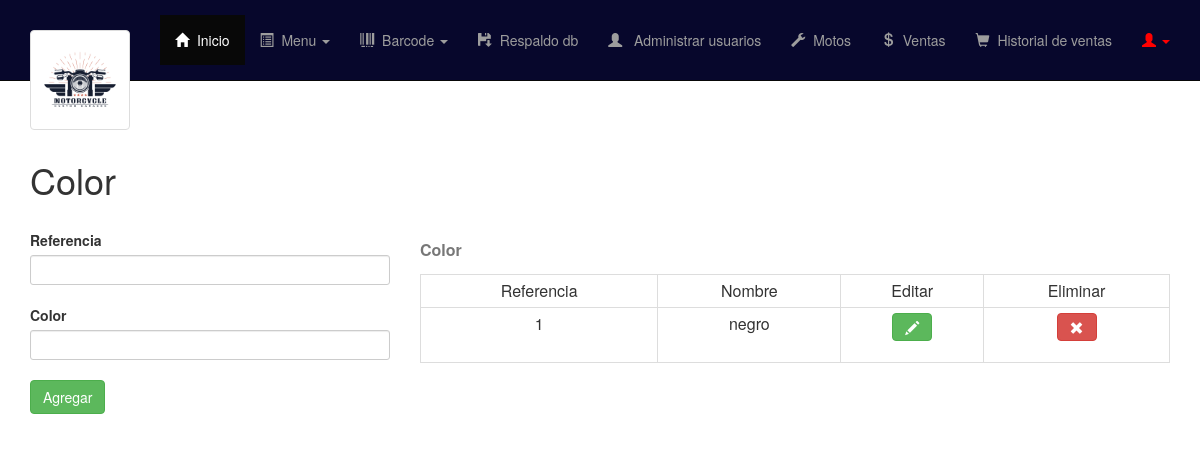
The app's page /vist/admin/color.php (signed in), older data.
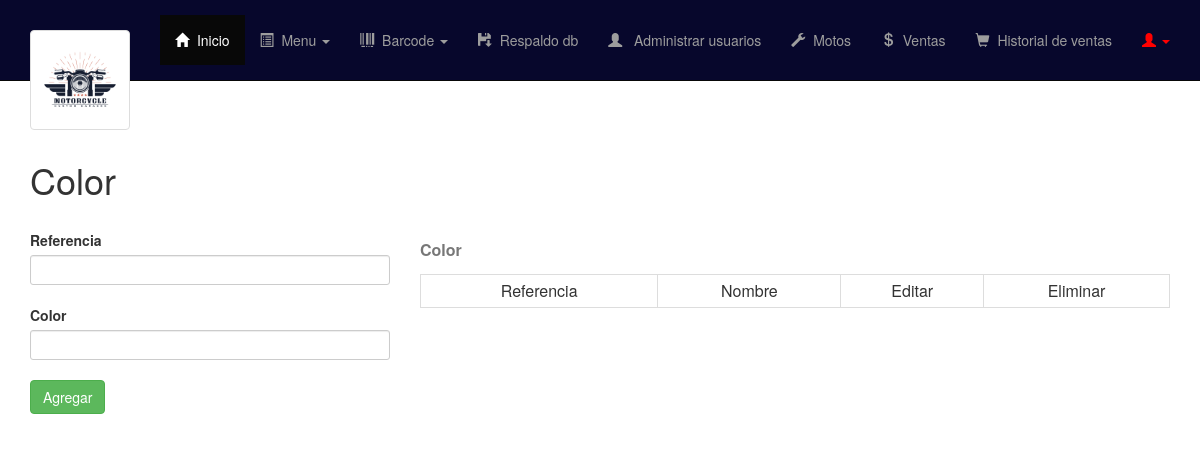
The same page, newer data.
### tables this page shows
CREATE TABLE `color` (
  `id_color` int(11) NOT NULL,
  `color` varchar(20) NOT NULL
);

### vist/admin/tabla_color.php (the view, shortened to what this page needs)
<?php
    $db = new Database();
    $conectar= $db->conectar();
    $consul=$conectar->prepare("SELECT * From color");
    $consul->execute();
?>
    <table class="table table-hover table-condensed table-bordered" style="text-align: center;">
	<caption><label>Color</label></caption>
	<tr>
        <td>Referencia</td>
		<td>Nombre</td>
		<td>Editar</td>
		<td>Eliminar</td>
	</tr>
	<?php foreach($consul as $produ) {
        ?>
	<tr>
		<td><?php echo $produ['id_color']; ?></td>
		<td><?php echo $produ['color']; ?></td>
		<td>
        <form method="get" action="actucol.php">
            <button  data-toggle="modal" data-target="#abremodalUpdateArticulo" class="btn btn-success btn-s">
                <span class="glyphicon glyphicon-pencil"></span>
            </button>
            </form>
		</td>
		<td>
        <form method="post" action="eliminarcol.php" >
			<button type="submit" class="btn btn-danger btn-s" onclick="return ConfirmDelete()" >
				<span class="glyphicon glyphicon-remove"></span>
            </button>
			</form>
		</td>
	</tr>
<?php } ?>
</table>

Row changes from the older to the newer data that the page shows:
removed color: id_color "1", color "negro"
